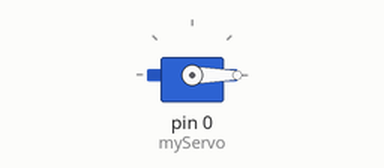
This sketch was run on a simulated Arduino Uno, built with avr-gcc and run on an emulated ATmega328P. Shown: servo.

Above: at 0.05 s.
At 4.0 s:
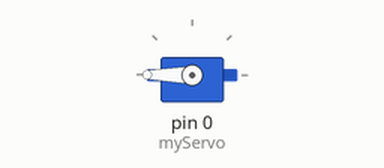
Timing chart, 0 to 5.2 s (numbered marks = the images above):
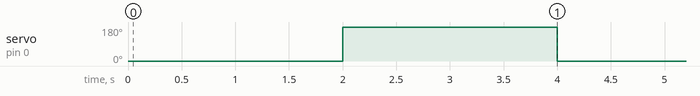

The sketch:

basicservorotate.ino
```cpp
#include <Servo.h>

Servo myServo;  // Create a Servo object

void setup() {
  myServo.attach(0);  // Attach the servo to GP0
}

void loop() {
  myServo.write(0);  // Move servo to 0 degrees
  delay(2000);       // Wait for 2 seconds
  myServo.write(180);  // Move servo to 180 degrees
  delay(2000);       // Wait for 2 seconds
}
```

Measured:
- by itself, servo on pin 0 (myServo): alternates 180° for 2.0 s and 0° for 2.0 s
